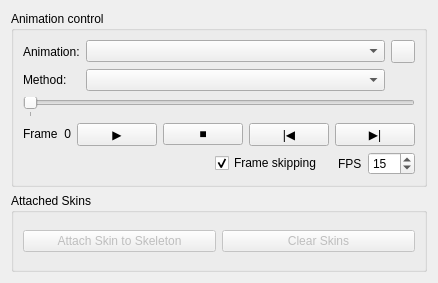
<?xml version="1.0" encoding="UTF-8"?>
<ui version="4.0">
 <class>AnimationControls</class>
 <widget class="QWidget" name="AnimationControls">
  <property name="geometry">
   <rect>
    <x>0</x>
    <y>0</y>
    <width>328</width>
    <height>283</height>
   </rect>
  </property>
  <property name="windowTitle">
   <string>controls</string>
  </property>
  <layout class="QVBoxLayout" name="verticalLayout_2">
   <item>
    <widget class="QGroupBox" name="groupBox_3">
     <property name="title">
      <string>Animation control</string>
     </property>
     <property name="flat">
      <bool>false</bool>
     </property>
     <property name="checkable">
      <bool>false</bool>
     </property>
     <layout class="QVBoxLayout" name="verticalLayout">
      <item>
       <layout class="QGridLayout" name="gridLayout">
        <item row="0" column="0">
         <widget class="QLabel" name="label_3">
          <property name="sizePolicy">
           <sizepolicy hsizetype="Fixed" vsizetype="Preferred">
            <horstretch>0</horstretch>
            <verstretch>0</verstretch>
           </sizepolicy>
          </property>
          <property name="text">
           <string>Animation:</string>
          </property>
         </widget>
        </item>
        <item row="0" column="1">
         <widget class="QComboBox" name="cbAnimation">
          <property name="editable">
           <bool>false</bool>
          </property>
         </widget>
        </item>
        <item row="1" column="0">
         <widget class="QLabel" name="label_2">
          <property name="text">
           <string>Method:</string>
          </property>
         </widget>
        </item>
        <item row="1" column="1">
         <widget class="QComboBox" name="cbMethod"/>
        </item>
        <item row="0" column="2">
         <widget class="QToolButton" name="pbAddAnimation">
          <property name="text">
           <string/>
          </property>
         </widget>
        </item>
       </layout>
      </item>
      <item>
       <widget class="QSlider" name="hsFrame">
        <property name="maximum">
         <number>0</number>
        </property>
        <property name="orientation">
         <enum>Qt::Horizontal</enum>
        </property>
        <property name="tickPosition">
         <enum>QSlider::TicksBelow</enum>
        </property>
       </widget>
      </item>
      <item>
       <layout class="QHBoxLayout" name="hlPlaybackControls">
        <item>
         <layout class="QGridLayout" name="glFrameCounter" columnstretch="0,0">
          <property name="sizeConstraint">
           <enum>QLayout::SetNoConstraint</enum>
          </property>
          <item row="0" column="0">
           <widget class="QLabel" name="label_4">
            <property name="sizePolicy">
             <sizepolicy hsizetype="Preferred" vsizetype="Maximum">
              <horstretch>0</horstretch>
              <verstretch>0</verstretch>
             </sizepolicy>
            </property>
            <property name="minimumSize">
             <size>
              <width>0</width>
              <height>0</height>
             </size>
            </property>
            <property name="text">
             <string>Frame</string>
            </property>
           </widget>
          </item>
          <item row="0" column="1">
           <widget class="QLabel" name="lbFrameNumber">
            <property name="sizePolicy">
             <sizepolicy hsizetype="Minimum" vsizetype="Preferred">
              <horstretch>0</horstretch>
              <verstretch>0</verstretch>
             </sizepolicy>
            </property>
            <property name="text">
             <string>0</string>
            </property>
            <property name="alignment">
             <set>Qt::AlignRight|Qt::AlignTrailing|Qt::AlignVCenter</set>
            </property>
           </widget>
          </item>
         </layout>
        </item>
        <item>
         <spacer name="horizontalSpacer_2">
          <property name="orientation">
           <enum>Qt::Horizontal</enum>
          </property>
          <property name="sizeHint" stdset="0">
           <size>
            <width>40</width>
            <height>20</height>
           </size>
          </property>
         </spacer>
        </item>
        <item>
         <widget class="QPushButton" name="pbPlay">
          <property name="toolTip">
           <string comment="Play/Pause" extracomment="Start playback or pause it"/>
          </property>
          <property name="text">
           <string notr="true">▶</string>
          </property>
          <property name="flat">
           <bool>false</bool>
          </property>
         </widget>
        </item>
        <item>
         <widget class="QPushButton" name="pbStop">
          <property name="toolTip">
           <string comment="Stop" extracomment="Halt playback and go to frame 0"/>
          </property>
          <property name="text">
           <string notr="true">■</string>
          </property>
         </widget>
        </item>
        <item>
         <widget class="QPushButton" name="pbPrevFrame">
          <property name="toolTip">
           <string comment="Previous frame" extracomment="Go to the previous frame"/>
          </property>
          <property name="text">
           <string>|◀</string>
          </property>
         </widget>
        </item>
        <item>
         <widget class="QPushButton" name="pbNextFrame">
          <property name="toolTip">
           <string comment="Next frame" extracomment="Go to the next frame"/>
          </property>
          <property name="text">
           <string>▶|</string>
          </property>
         </widget>
        </item>
       </layout>
      </item>
      <item>
       <layout class="QHBoxLayout" name="hlAdvancedPlayback">
        <item>
         <spacer name="horizontalSpacer_3">
          <property name="orientation">
           <enum>Qt::Horizontal</enum>
          </property>
          <property name="sizeHint" stdset="0">
           <size>
            <width>40</width>
            <height>20</height>
           </size>
          </property>
         </spacer>
        </item>
        <item>
         <widget class="QCheckBox" name="cbSkipFrames">
          <property name="toolTip">
           <string>&lt;b&gt;Frame Skipping&lt;/b&gt;&lt;br&gt;Skip frames if the deformation is too slow.</string>
          </property>
          <property name="text">
           <string>Frame skipping</string>
          </property>
          <property name="checked">
           <bool>true</bool>
          </property>
         </widget>
        </item>
        <item>
         <layout class="QHBoxLayout" name="horizontalLayout">
          <property name="leftMargin">
           <number>10</number>
          </property>
          <item>
           <widget class="QLabel" name="label_5">
            <property name="text">
             <string>FPS</string>
            </property>
           </widget>
          </item>
          <item>
           <widget class="QSpinBox" name="sbFPS">
            <property name="minimum">
             <number>1</number>
            </property>
            <property name="maximum">
             <number>400</number>
            </property>
            <property name="value">
             <number>15</number>
            </property>
           </widget>
          </item>
         </layout>
        </item>
       </layout>
      </item>
     </layout>
    </widget>
   </item>
   <item>
    <widget class="QGroupBox" name="skinningBox">
     <property name="title">
      <string>Attached Skins</string>
     </property>
     <layout class="QHBoxLayout" name="horizontalLayout_2">
      <item>
       <widget class="QPushButton" name="pbAttachSkin">
        <property name="enabled">
         <bool>false</bool>
        </property>
        <property name="toolTip">
         <string>&lt;b&gt;Attach mesh(es) to the skeleton&lt;/b&gt;&lt;br&gt;If the mesh is equipped with skin weights, the skeleton controls the deformation afterwards.</string>
        </property>
        <property name="text">
         <string>Attach Skin to Skeleton</string>
        </property>
       </widget>
      </item>
      <item>
       <widget class="QPushButton" name="pbClearSkins">
        <property name="enabled">
         <bool>false</bool>
        </property>
        <property name="toolTip">
         <string>&lt;b&gt;Remove attached skins&lt;/b&gt;&lt;br&gt;Remove all attached skins from the skeleton</string>
        </property>
        <property name="text">
         <string>Clear Skins</string>
        </property>
       </widget>
      </item>
     </layout>
    </widget>
   </item>
  </layout>
 </widget>
 <resources/>
 <connections>
  <connection>
   <sender>hsFrame</sender>
   <signal>sliderMoved(int)</signal>
   <receiver>lbFrameNumber</receiver>
   <slot>setNum(int)</slot>
   <hints>
    <hint type="sourcelabel">
     <x>168</x>
     <y>173</y>
    </hint>
    <hint type="destinationlabel">
     <x>268</x>
     <y>146</y>
    </hint>
   </hints>
  </connection>
  <connection>
   <sender>hsFrame</sender>
   <signal>valueChanged(int)</signal>
   <receiver>lbFrameNumber</receiver>
   <slot>setNum(int)</slot>
   <hints>
    <hint type="sourcelabel">
     <x>168</x>
     <y>164</y>
    </hint>
    <hint type="destinationlabel">
     <x>283</x>
     <y>138</y>
    </hint>
   </hints>
  </connection>
 </connections>
</ui>
